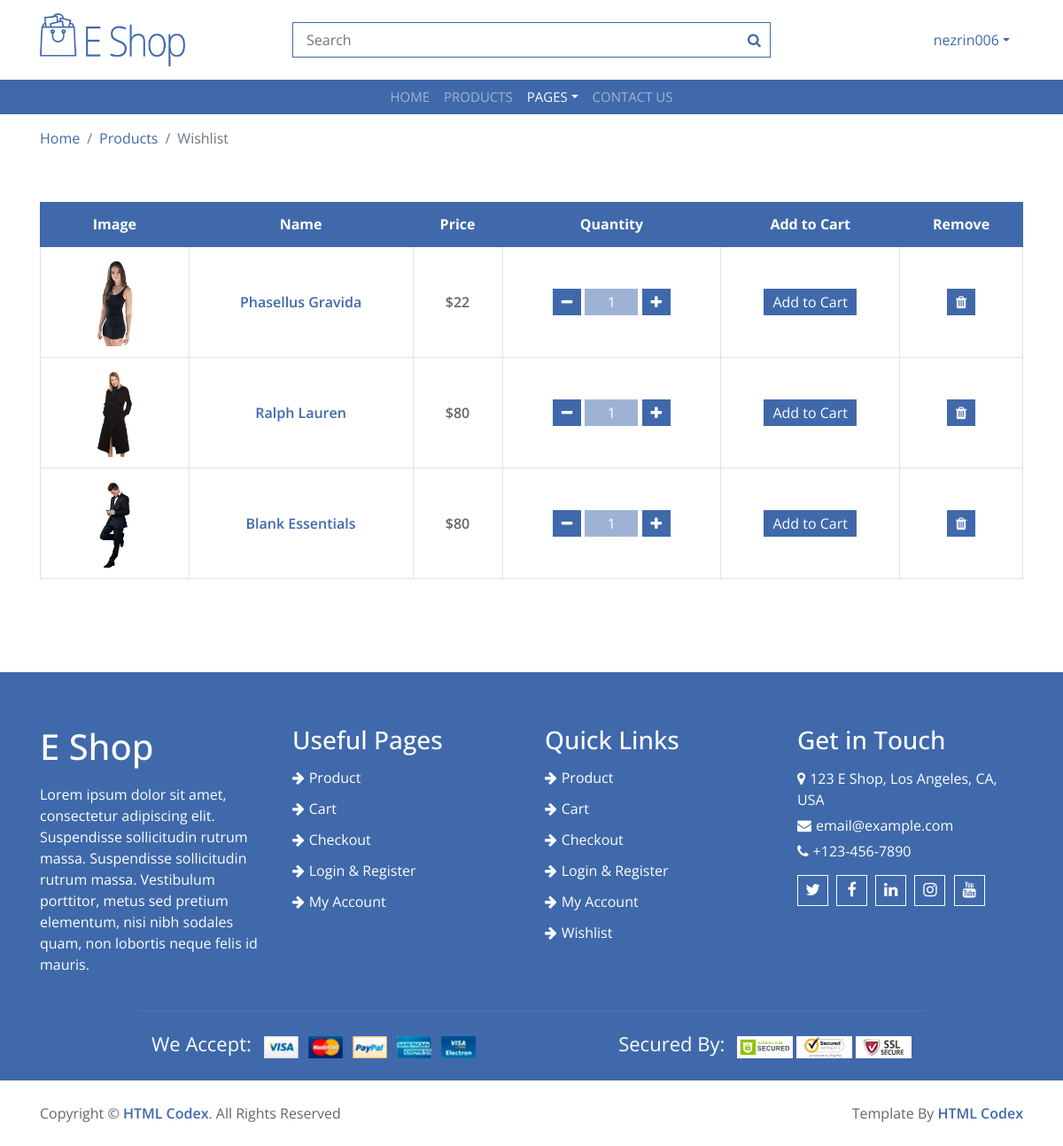
/wishlist/ (signed in), run on the app's committed database.
### core/models.py (models this page shows, shortened)
class WishlistItem(models.Model):
    wishlist = models.ForeignKey(Wishlist, on_delete=models.CASCADE, related_name='items')
    product = models.ForeignKey('Products', on_delete=models.CASCADE)
    quantity = models.PositiveIntegerField(default=1, validators=[MinValueValidator(1)])

class Products(models.Model):
    product_name = models.CharField(max_length=200)
    image = models.ImageField(upload_to='products/')
    ex_price = models.CharField(max_length=200, blank=True, null=True)
    price = models.CharField(max_length=200)
    score = models.FloatField(default=0)
    details = models.TextField()
    description = models.TextField()
    specification = models.TextField()
    is_active = models.BooleanField(default=True)
    category = models.ForeignKey(
        Category,
        related_name='products',
        on_delete=models.CASCADE,
        null=True,
        blank=True
    )

### core/views.py (the view)
# urls.py: path('wishlist/', wishlist_view, name='wishlist'),
@login_required
def wishlist_view(request):
    wishlist, created = Wishlist.objects.get_or_create(user=request.user)
    return render(request, 'wishlist.html', {'wishlist': wishlist})

### templates/wishlist.html (shortened to what this page needs)
{% extends 'base.html' %}
{% load static %}
{% block content %}
<div class="breadcrumb-wrap">
    <div class="container">
        <ul class="breadcrumb">
            <li class="breadcrumb-item"><a href="#">Home</a></li>
            <li class="breadcrumb-item"><a href="#">Products</a></li>
            <li class="breadcrumb-item active">Wishlist</li>
        </ul>
    </div>
</div>
<div class="cart-page">
    <div class="container">
        <div class="row">
            <div class="col-md-12">
                <div class="table-responsive">
                    <table class="table table-bordered">
                        <thead class="thead-dark">
                            <tr>
                                <th>Image</th>
                                <th>Name</th>
                                <th>Price</th>
                                <th>Quantity</th>
                                <th>Add to Cart</th>
                                <th>Remove</th>
                            </tr>
                        </thead>
                        <tbody class="align-middle">
                            {% for item in wishlist.items.all %}
                            <tr data-item-id="{{ item.id }}">
                                <td><a href="#"><img src="{{ item.product.image.url }}" alt="Image"></a></td>
                                <td><a href="#">{{ item.product.product_name }}</a></td>
                                <td>{{ item.product.price }}</td>
                                <td>
                                    <div class="qty">
                                        <button class="wishlist-btn-minus"><i class="fa fa-minus"></i></button>
                                        <input type="text" value="{{ item.quantity }}">
                                        <button class="wishlist-btn-plus"><i class="fa fa-plus"></i></button>
                                    </div>
                                </td>
                                <td><button class="move-to-cart">Add to Cart</button></td>
                                <td><button class="remove-wishlist-item"><i class="fa fa-trash"></i></button></td>
                            </tr>
                            {% endfor %}
                        </tbody>
                    </table>
                </div>
            </div>
        </div>
    </div>
</div>
{% endblock %}

### templates/base.html (shortened to what this page needs)
<!DOCTYPE html>
{% load static %}
<html lang="en">
    <head>
        <link href="https://stackpath.bootstrapcdn.com/bootstrap/4.4.1/css/bootstrap.min.css" rel="stylesheet">
        <link href="https://stackpath.bootstrapcdn.com/font-awesome/4.7.0/css/font-awesome.min.css" rel="stylesheet">
        <link href="{% static 'base/lib/slick/slick.css' %}" rel="stylesheet">
        <link href="{% static 'base/lib/slick/slick-theme.css' %}" rel="stylesheet">
        <link href="{% static 'base/css/style.css' %}" rel="stylesheet">
    </head>
    <body>
        <div class="top-header">
            <div class="container">
                <div class="row align-items-center">
                    <div class="col-md-3">
                        <div class="logo">
                            <a href="{% url 'shopping:products' %}">
                                <img src="{% static 'base/img/logo.png' %}" alt="Logo">
                            </a>
                        </div>
                    </div>
                    <div class="col-md-6">
                        <div class="search">
                            <input type="text" placeholder="Search">
                            <button><i class="fa fa-search"></i></button>
                        </div>
                    </div>
                    <div class="col-md-3">
                        <div class="user">
                            <div class="dropdown">
                                {% if request.user.is_authenticated %}
                                    <a href="#" class="dropdown-toggle" data-toggle="dropdown">{{ request.user.username }}</a>
                                {% else %}
                                    <a href="#" class="dropdown-toggle" data-toggle="dropdown">My Account</a>
                                    <div class="dropdown-menu">
                                        <a href="{% url 'shopping:login' %}" class="dropdown-item">Login</a>
                                        <a href="{% url 'shopping:register' %}" class="dropdown-item">Register</a>
                                    </div>
                                {% endif %}
                            </div>
                        </div>
                    </div>
                </div>
            </div>
        </div>
        <div class="header">
            <div class="container">
                <nav class="navbar navbar-expand-md bg-dark navbar-dark">
                    <div class="collapse navbar-collapse justify-content-between" id="navbarCollapse">
                        <div class="navbar-nav m-auto">
                            <a href="{% url 'shopping:home' %}" class="nav-item nav-link {% if request.path == '/' %} active {% endif %}">Home</a>
                            <a href="{% url 'shopping:products' %}" class="nav-item nav-link {% if 'products/' in request.path %} active {% endif %}">Products</a>
                            <div class="nav-item dropdown">
                                <a href="#" class="nav-link dropdown-toggle {% if 'cart' in request.path or 'wishlist' in request.path or 'checkout' in request.path or 'login' in request.path or 'register' in request.path or 'my-account' in request.path or 'product' in request.path and not 'products/' in request.path %} active {% endif %}
 " data-toggle="dropdown">Pages</a>
                            </div>
                            <a href="{% url 'shopping:contact' %}" class="nav-item nav-link {% if 'contact/' in request.path %} active {% endif %}">Contact Us</a>
                        </div>
                    </div>
                </nav>
            </div>
        </div>
        {%block content%} {%endblock%}
        <div class="footer">
            <div class="container-fluid">
                <div class="row">
                    <div class="col-lg-3 col-md-6">
                        <div class="footer-widget">
                            <h1>E Shop</h1>
                            <p>
                                Lorem ipsum dolor sit amet, consectetur adipiscing elit. Suspendisse sollicitudin rutrum massa. Suspendisse sollicitudin rutrum massa. Vestibulum porttitor, metus sed pretium elementum, nisi nibh sodales quam, non lobortis neque felis id mauris.
                            </p>
                        </div>
                    </div>
                    <div class="col-lg-3 col-md-6">
                        <div class="footer-widget">
                            <h3 class="title">Useful Pages</h3>
                            <ul>
                                <li><a href="{{ products_url }}">Product</a></li>
                                <li><a href="{{ cart_url }}">Cart</a></li>
                                <li><a href="{{ checkout_url }}">Checkout</a></li>
                                <li><a href="{{ login_url }}">Login & Register</a></li>
                                <li><a href="{{ account_url }}">My Account</a></li>
                            </ul>
                        </div>
                    </div>
                    <div class="col-lg-3 col-md-6">
                        <div class="footer-widget">
                            <h3 class="title">Quick Links</h3>
                            <ul>
                                <li><a href="{{ products_url }}">Product</a></li>
                                <li><a href="{{ cart_url }}">Cart</a></li>
                                <li><a href="{{ checkout_url }}">Checkout</a></li>
                                <li><a href="{{ login_url }}">Login & Register</a></li>
                                <li><a href="{{ account_url }}">My Account</a></li>
                                <li><a href="{{ wishlist_url }}">Wishlist</a></li>
                            </ul>
                        </div>
                    </div>
                    <div class="col-lg-3 col-md-6">
                        <div class="footer-widget">
                            <h3 class="title">Get in Touch</h3>
                            <div class="contact-info">
                                <p><i class="fa fa-map-marker"></i>123 E Shop, Los Angeles, CA, USA</p>
                                <p><i class="fa fa-envelope"></i>email@example.com</p>
                                <p><i class="fa fa-phone"></i>+123-456-7890</p>
                                <div class="social">
                                    <a href="{{twitter}}"><i class="fa fa-twitter"></i></a>
                                    <a href="{{facebook}}"><i class="fa fa-facebook"></i></a>
                                    <a href="{{linkedin}}"><i class="fa fa-linkedin"></i></a>
                                    <a href="{{instagram}}"><i class="fa fa-instagram"></i></a>
                                    <a href="{{youtube}}"><i class="fa fa-youtube"></i></a>
                                </div>
                            </div>
                        </div>
                    </div>
                </div>
                <div class="row payment">
                    <div class="col-md-6">
                        <div class="payment-method">
                            <p>We Accept:</p>
                            <img src="{% static 'base/img/payment-method.png' %}" alt="Payment Method" />
                        </div>
                    </div>
                    <div class="col-md-6">
                        <div class="payment-security">
                            <p>Secured By:</p>
                            <img src="{% static 'base/img/godaddy.svg' %}" alt="Payment Security" />
                            <img src="{% static 'base/img/norton.svg' %}" alt="Payment Security" />
                            <img src="{% static 'base/img/ssl.svg' %}" alt="Payment Security" />
                        </div>
                    </div>
                </div>
            </div>
        </div>
        <div class="footer-bottom">
            <div class="container">
                <div class="row">
                    <div class="col-md-6 copyright">
                        <p>Copyright &copy; <a href="https://htmlcodex.com">HTML Codex</a>. All Rights Reserved</p>
                    </div>
                    <div class="col-md-6 template-by">
                        <p>Template By <a href="https://htmlcodex.com">HTML Codex</a></p>
                    </div>
                </div>
            </div>
        </div>
    </body>
</html>

### data on the page
WishlistItem: product.image (picture), product.product_name "Phasellus Gravida", product.price "$22", quantity "1"
WishlistItem: product.image (picture), product.product_name "Ralph Lauren", product.price "$80", quantity "1"
WishlistItem: product.image (picture), product.product_name "Blank Essentials", product.price "$80", quantity "1"

### other printed values
{{ request.user.username }} "nezrin006"
